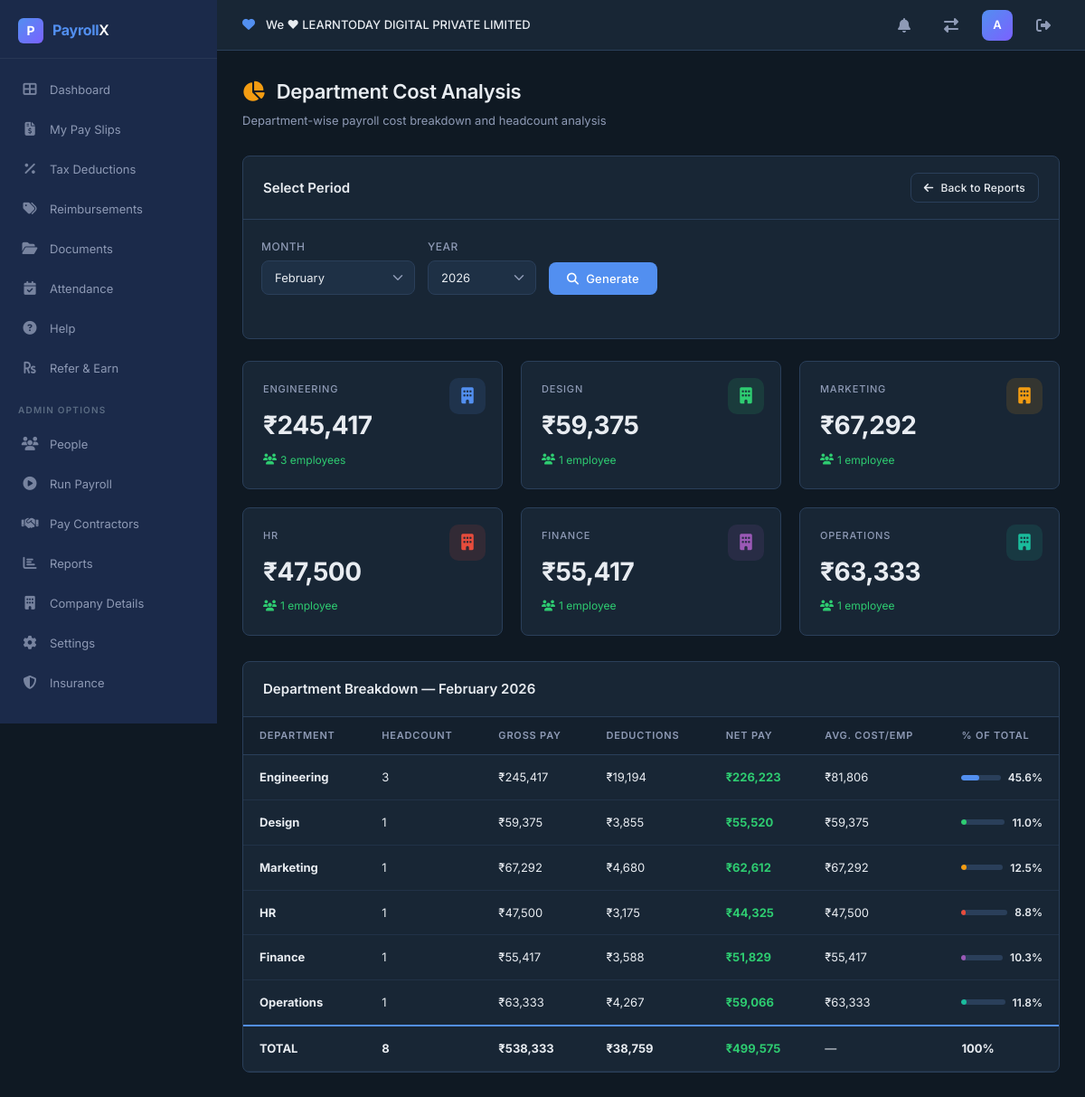
The app's page /reports/department-cost (signed in) with its own data.
### src/models.py (models this page shows, shortened)
class Organization(db.Model):
    __tablename__ = 'organizations'
    org_id = db.Column(db.Integer, primary_key=True)
    name = db.Column(db.String(200), unique=True, nullable=False)
    created_at = db.Column(db.DateTime, default=datetime.utcnow)
    users = db.relationship('User', backref='organization', lazy=True)
    employees = db.relationship('Employee', backref='organization', lazy=True)
    payroll_runs = db.relationship('PayrollRun', backref='organization', lazy=True)

class User(UserMixin, db.Model):
    __tablename__ = 'users'
    id = db.Column(db.Integer, primary_key=True)
    username = db.Column(db.String(80), unique=True, nullable=False)
    email = db.Column(db.String(120), unique=True, nullable=False)
    password_hash = db.Column(db.String(256), nullable=False)
    role = db.Column(db.String(20), default='employee')  # employee, hr_admin, finance
    created_at = db.Column(db.DateTime, default=datetime.utcnow)
    org_id = db.Column(db.Integer, db.ForeignKey('organizations.org_id'), nullable=True)

class Employee(db.Model):
    __tablename__ = 'employees'
    emp_id = db.Column(db.Integer, primary_key=True)
    user_id = db.Column(db.Integer, db.ForeignKey('users.id'), nullable=True)
    first_name = db.Column(db.String(80), nullable=False)
    last_name = db.Column(db.String(80), nullable=False)
    email = db.Column(db.String(120), nullable=False)
    phone = db.Column(db.String(15))
    pan_number = db.Column(db.String(10))
    aadhaar_number = db.Column(db.String(12))
    bank_account = db.Column(db.String(20))
    bank_ifsc = db.Column(db.String(11))
    bank_name = db.Column(db.String(100))
    department = db.Column(db.String(80))
    designation = db.Column(db.String(80))
    date_of_joining = db.Column(db.Date, default=date.today)
    date_of_exit = db.Column(db.Date, nullable=True)
    status = db.Column(db.String(20), default='active')  # active, inactive, exited
    org_id = db.Column(db.Integer, db.ForeignKey('organizations.org_id'), nullable=True)
    created_at = db.Column(db.DateTime, default=datetime.utcnow)
    salary_structures = db.relationship('SalaryStructure', backref='employee', lazy=True)
    attendance_logs = db.relationship('AttendanceLog', backref='employee', lazy=True)
    payslips = db.relationship('Payslip', backref='employee', lazy=True)
    tax_declaration = db.relationship('TaxDeclaration', backref='employee', uselist=False)

### src/app.py (the view)
@app.route('/reports/department-cost')
@login_required
@role_required('hr_admin', 'finance')
def report_dept_cost():
    month = request.args.get('month', type=int, default=2)
    year = request.args.get('year', type=int, default=2026)
    org_run_ids = [r.run_id for r in PayrollRun.query.filter_by(org_id=current_user.org_id).all()]
    slips = Payslip.query.filter(Payslip.run_id.in_(org_run_ids), Payslip.month==month, Payslip.year==year).all() if org_run_ids else []
    dept_data = {}
    for slip in slips:
        dept = slip.employee.department
        if dept not in dept_data:
            dept_data[dept] = {'count': 0, 'gross': 0, 'deductions': 0, 'net': 0}
        dept_data[dept]['count'] += 1
        dept_data[dept]['gross'] += slip.gross_pay
        dept_data[dept]['deductions'] += slip.total_deductions
        dept_data[dept]['net'] += slip.net_pay
    months_list = ['January', 'February', 'March', 'April', 'May', 'June',
                   'July', 'August', 'September', 'October', 'November', 'December']
    return render_template('report_dept_cost.html',
                           dept_data=dept_data, slips=slips,
                           selected_month=month, selected_year=year,
                           months=months_list)

### src/app.py (called while the page is built)
@login_manager.user_loader
def load_user(user_id):
    return User.query.get(int(user_id))

def role_required(*allowed_roles):
    def decorator(f):
        @wraps(f)
        def wrapped(*args, **kwargs):
            if current_user.role not in allowed_roles:
                flash('Access denied — insufficient permissions.', 'error')
                return redirect(url_for('dashboard'))
            return f(*args, **kwargs)
        return wrapped
    return decorator

@app.before_request
def initialize_database():
    global _db_initialized
    if not _db_initialized:
        db.create_all()
        seed_database()
        _db_initialized = True

### templates/report_dept_cost.html (shortened to what this page needs)
{% extends "base.html" %}
{% block content %}
<div class="page-header">
    <h1><i class="fas fa-chart-pie" style="color: var(--warning); margin-right: 8px;"></i> Department Cost Analysis</h1>
    <p>Department-wise payroll cost breakdown and headcount analysis</p>
</div>
<div class="data-card" style="margin-bottom: 24px;">
    <div class="data-card-header">
        <h2>Select Period</h2>
        <a href="{{ url_for('reports') }}" class="btn btn-outline btn-sm"><i class="fas fa-arrow-left"></i> Back to Reports</a>
    </div>
    <div style="padding: 20px;">
        <form method="GET" action="{{ url_for('report_dept_cost') }}">
            <div class="payroll-controls">
                <div class="form-group">
                    <label>Month</label>
                    <select name="month" class="form-control" style="width: 170px;">
                        {% for i in range(12) %}
                        <option value="{{ i + 1 }}" {% if selected_month == i + 1 %}selected{% endif %}>{{ months[i] }}</option>
                        {% endfor %}
                    </select>
                </div>
                <div class="form-group">
                    <label>Year</label>
                    <select name="year" class="form-control" style="width: 120px;">
                        <option value="2026" {% if selected_year == 2026 %}selected{% endif %}>2026</option>
                    </select>
                </div>
                <button type="submit" class="btn btn-primary"><i class="fas fa-search"></i> Generate</button>
            </div>
        </form>
    </div>
</div>
{% if dept_data %}
{% set colors = ['#528ff0', '#2ecc71', '#f39c12', '#e74c3c', '#9b59b6', '#1abc9c', '#e67e22', '#3498db'] %}
{% set total_cost = dept_data.values()|sum(attribute='gross') %}
<div class="stats-grid">
    {% for dept, data in dept_data.items() %}
    <div class="stat-card">
        <div class="stat-label">{{ dept }}</div>
        <div class="stat-value">₹{{ "{:,.0f}".format(data.gross) }}</div>
        <div class="stat-change positive"><i class="fas fa-users"></i> {{ data.count }} employee{{ 's' if data.count > 1 }}</div>
        <div class="stat-icon" style="background: {{ colors[loop.index0 % 8] }}20; color: {{ colors[loop.index0 % 8] }};"><i class="fas fa-building"></i></div>
    </div>
    {% endfor %}
</div>
<div class="data-card" style="margin-bottom: 24px;">
    <div class="data-card-header">
        <h2>Department Breakdown — {{ months[selected_month - 1] }} {{ selected_year }}</h2>
    </div>
    <table class="data-table">
        <thead>
            <tr>
                <th>Department</th>
                <th>Headcount</th>
                <th>Gross Pay</th>
                <th>Deductions</th>
                <th>Net Pay</th>
                <th>Avg. Cost/Emp</th>
                <th>% of Total</th>
            </tr>
        </thead>
        <tbody>
            {% for dept, data in dept_data.items() %}
            <tr>
                <td><strong>{{ dept }}</strong></td>
                <td>{{ data.count }}</td>
                <td>₹{{ "{:,.0f}".format(data.gross) }}</td>
                <td>₹{{ "{:,.0f}".format(data.deductions) }}</td>
                <td><strong style="color: var(--success);">₹{{ "{:,.0f}".format(data.net) }}</strong></td>
                <td>₹{{ "{:,.0f}".format(data.gross / data.count) }}</td>
                <td>
                    {% set pct = (data.gross / total_cost * 100) if total_cost > 0 else 0 %}
                    <div style="display: flex; align-items: center; gap: 8px;">
                        <div style="flex: 1; height: 6px; background: var(--border-color); border-radius: 3px; overflow: hidden;">
                            <div style="width: {{ pct }}%; height: 100%; background: {{ colors[loop.index0 % 8] }}; border-radius: 3px;"></div>
                        </div>
                        <span style="font-size: 12px; font-weight: 600;">{{ "%.1f"|format(pct) }}%</span>
                    </div>
                </td>
            </tr>
            {% endfor %}
            <tr style="border-top: 2px solid var(--primary);">
                <td><strong>TOTAL</strong></td>
                <td><strong>{{ dept_data.values()|sum(attribute='count') }}</strong></td>
                <td><strong>₹{{ "{:,.0f}".format(dept_data.values()|sum(attribute='gross')) }}</strong></td>
                <td><strong>₹{{ "{:,.0f}".format(dept_data.values()|sum(attribute='deductions')) }}</strong></td>
                <td><strong style="color: var(--success);">₹{{ "{:,.0f}".format(dept_data.values()|sum(attribute='net')) }}</strong></td>
                <td>—</td>
                <td><strong>100%</strong></td>
            </tr>
        </tbody>
    </table>
</div>
{% endif %}
{% endblock %}

### templates/base.html (shortened to what this page needs)
<!DOCTYPE html>
<html lang="en">
<head>
    <link rel="stylesheet" href="{{ url_for('static', filename='css/style.css') }}">
    <link rel="stylesheet" href="https://cdnjs.cloudflare.com/ajax/libs/font-awesome/6.5.1/css/all.min.css">
</head>
<body>
    {% if current_user.is_authenticated %}
    <aside class="sidebar" id="sidebar">
        <div class="sidebar-logo">
            <div class="logo-icon">P</div>
            <div class="logo-text"><span>Payroll</span>X</div>
        </div>
        <nav class="sidebar-nav">
            <a href="{{ url_for('dashboard') }}" class="nav-item {% if request.endpoint == 'dashboard' %}active{% endif %}">
                <span class="nav-icon"><i class="fas fa-th-large"></i></span> Dashboard
            </a>
            <a href="{{ url_for('payslips') }}" class="nav-item {% if request.endpoint == 'payslips' %}active{% endif %}">
                <span class="nav-icon"><i class="fas fa-file-invoice-dollar"></i></span> My Pay Slips
            </a>
            <a href="{{ url_for('tax_deductions') }}" class="nav-item {% if request.endpoint == 'tax_deductions' %}active{% endif %}">
                <span class="nav-icon"><i class="fas fa-percentage"></i></span> Tax Deductions
            </a>
            <a href="{{ url_for('reimbursements') }}" class="nav-item {% if request.endpoint == 'reimbursements' %}active{% endif %}">
                <span class="nav-icon"><i class="fas fa-tags"></i></span> Reimbursements
            </a>
            <a href="{{ url_for('documents') }}" class="nav-item {% if request.endpoint == 'documents' %}active{% endif %}">
                <span class="nav-icon"><i class="fas fa-folder-open"></i></span> Documents
            </a>
            <a href="{{ url_for('attendance') }}" class="nav-item {% if request.endpoint == 'attendance' %}active{% endif %}">
                <span class="nav-icon"><i class="fas fa-calendar-check"></i></span> Attendance
            </a>
            <a href="{{ url_for('help_page') }}" class="nav-item {% if request.endpoint == 'help_page' %}active{% endif %}">
                <span class="nav-icon"><i class="fas fa-question-circle"></i></span> Help
            </a>
            <a href="{{ url_for('refer_earn') }}" class="nav-item {% if request.endpoint == 'refer_earn' %}active{% endif %}">
                <span class="nav-icon"><i class="fas fa-rupee-sign"></i></span> Refer & Earn
            </a>
            {% if current_user.role != 'employee' %}
            <div class="nav-section-label">Admin Options</div>
            <a href="{{ url_for('people') }}" class="nav-item {% if request.endpoint == 'people' %}active{% endif %}">
                <span class="nav-icon"><i class="fas fa-users"></i></span> People
            </a>
            <a href="{{ url_for('run_payroll') }}" class="nav-item {% if request.endpoint == 'run_payroll' %}active{% endif %}">
                <span class="nav-icon"><i class="fas fa-play-circle"></i></span> Run Payroll
            </a>
            <a href="{{ url_for('pay_contractors') }}" class="nav-item {% if request.endpoint == 'pay_contractors' %}active{% endif %}">
                <span class="nav-icon"><i class="fas fa-handshake"></i></span> Pay Contractors
            </a>
            <a href="{{ url_for('reports') }}" class="nav-item {% if request.endpoint == 'reports' %}active{% endif %}">
                <span class="nav-icon"><i class="fas fa-chart-bar"></i></span> Reports
            </a>
            <a href="{{ url_for('company_details') }}" class="nav-item {% if request.endpoint == 'company_details' %}active{% endif %}">
                <span class="nav-icon"><i class="fas fa-building"></i></span> Company Details
            </a>
            <a href="{{ url_for('settings') }}" class="nav-item {% if request.endpoint == 'settings' %}active{% endif %}">
                <span class="nav-icon"><i class="fas fa-cog"></i></span> Settings
            </a>
            <a href="{{ url_for('insurance') }}" class="nav-item {% if request.endpoint == 'insurance' %}active{% endif %}">
                <span class="nav-icon"><i class="fas fa-shield-alt"></i></span> Insurance
            </a>
            {% endif %}
        </nav>
    </aside>
    <header class="top-bar">
        <div class="top-bar-left">
            <span class="org-heart"><i class="fas fa-heart"></i></span>
            <span class="org-name">We ♥ {{ current_user.organization.name if current_user.organization else 'My Organization' }}</span>
        </div>
        <div class="top-bar-right">
            <div class="notification-bell"><i class="fas fa-bell"></i></div>
            <a href="{{ url_for('choose_organization') }}" class="notification-bell"><i class="fas fa-exchange-alt"></i></a>
            <div class="profile-avatar" title="{{ current_user.username }}">
                {{ current_user.username[0]|upper }}
            </div>
            <a href="{{ url_for('logout') }}" class="notification-bell" title="Logout"><i class="fas fa-sign-out-alt"></i></a>
        </div>
    </header>
    <main class="main-content">
        {% block content %}{% endblock %}
    </main>
    {% else %}
        {% block public_content %}{% endblock %}
    {% endif %}
</body>
</html>

### records on screen
Organization: organization "LEARNTODAY DIGITAL PRIVATE LIMITED"
User: username "A"
Employee: department "ENGINEERING", gross "245,417", count "3", count "s", department "Engineering", deductions "19,194", net "226,223", gross "81,806", {{ pct }} 45.588235348752505 (drawn), pct "45.6"
Employee: department "DESIGN", gross "59,375", count "1", department "Design", deductions "3,855", net "55,520", {{ pct }} 11.029411628118742 (drawn), pct "11.0"
Employee: department "MARKETING", gross "67,292", count "1", department "Marketing", deductions "4,680", net "62,612", {{ pct }} 12.50000046439628 (drawn), pct "12.5"
Employee: department "HR", gross "47,500", count "1", deductions "3,175", net "44,325", {{ pct }} 8.823529302494993 (drawn), pct "8.8"
Employee: department "FINANCE", gross "55,417", count "1", department "Finance", deductions "3,588", net "51,829", {{ pct }} 10.294118138772532 (drawn), pct "10.3"
Employee: department "OPERATIONS", gross "63,333", count "1", department "Operations", deductions "4,267", net "59,066", {{ pct }} 11.764705117464953 (drawn), pct "11.8"

### other values on screen
{{ months[selected_month - 1] }} "February"
{{ selected_year }} "2026"
{{ dept_data.values()|sum(attribute='count') }} "8"
{{ "{:,.0f}".format(dept_data.values()|sum(attribute='gross')) }} "538,333"
{{ "{:,.0f}".format(dept_data.values()|sum(attribute='deductions')) }} "38,759"
{{ "{:,.0f}".format(dept_data.values()|sum(attribute='net')) }} "499,575"
form field month "February"
